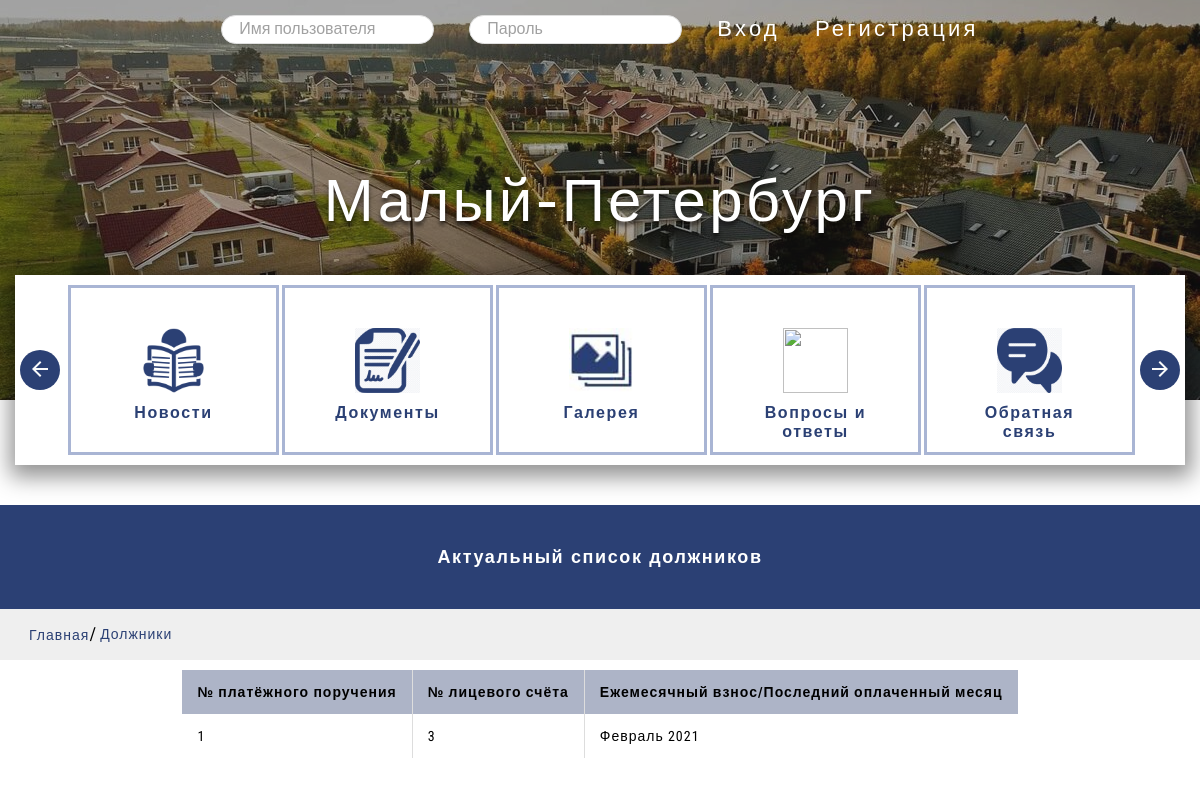
The app's page /debstors/ with its own data.
### main_app/models.py (models this page shows)
class Debtors(models.Model):
    payment_order = models.IntegerField(default=0, verbose_name='№ платёжного поручения')
    personal_account = models.CharField(default='', max_length=100, verbose_name='№ лицевого счёта')
    last_paid_month = models.CharField(default='', max_length=100, verbose_name='Последний оплаченный месяц')
    class Meta:
        verbose_name = 'Должник'
        verbose_name_plural = 'Должники'

### main_app/views.py (the view)
# urls.py: path('debstors/', views.DebtorsView.as_view(), name='debstors'),
class DebtorsView(View):
    def get(self, request):
        text = 'Актуальный список должников'
        location = 'Должники'
        debtors = Debtors.objects.all()
        return render(request, 'pages/debtors.html', {'debtors': debtors,
                                                      'location': location,
                                                      'text': text,
                                                      'LoginForm': LoginForm})

### main_app/templates/pages/debtors.html
{% extends 'base/base.html' %}
{% block debtors_table %}
{% include 'components/debtors_table.html' %}
{% endblock %}

### main_app/templates/components/debtors_table.html
{% block debtors_table %}
<main class="main">
  {% block breadcrumbs %}
  {% include 'components/breadcrumbs.html' %}
  {% endblock %}
  <div class="debtors">
    <div class="container">
      <div class="debtors__wrapper">
          <table class="table">
            <thead>
            <tr>
              <th>№ платёжного поручения</th>
              <th>№ лицевого счёта</th>
              <th>Ежемесячный взнос/Последний оплаченный месяц</th>
            </tr>
            </thead>
            <tbody>
            {% for i in debtors %}
            <tr>
              <td>{{i.payment_order}}</td>
              <td>{{i.personal_account}}</td>
              <td>{{i.last_paid_month}}</td>
            </tr>
            {% endfor %}
            </tbody>
          </table>
      </div>
    </div>
  </div>
</main>
{% endblock %}

### static/css/style.css (style rules this page uses)
html { box-sizing: border-box; }
*,*::after,*::before { box-sizing: inherit; }
body { font-family: 'Roboto Condensed', sans-serif; font-weight:400; font-size: 18px; line-height:24px; color:black; }
.container { max-width: 1230px; padding: 0 15px; margin: 0 auto; }
.menu__list-item--input-style { border: 1px solid #DFDFDF; padding: 6px 17px; border-radius:20px; margin-bottom:20px; }
.menu__list-item--input-style::placeholder { color: #A1A1A1; font-family: 'Roboto Condensed', sans-serif; font-weight:400; font-size:16px; line-height:27px; }
.main { min-height: 90vh; }
.table { border: none; font-family: 'Montserrat', sans-serif; letter-spacing:1px ; }
.table thead th { font-weight: bold; text-align: left; border: none; padding: 10px 15px; background: #adb4c7; font-size: 14px; border-left: 1px solid #ddd; border-right: 1px solid #ddd; font-family: 'Roboto Condensed', sans-serif; }
.table tbody td { text-align: left; border-left: 1px solid #ddd; border-right: 1px solid #ddd; padding: 10px 15px; font-size: 14px; vertical-align: top; font-weight: 400; font-family: 'Roboto Condensed', sans-serif; }
.table thead tr th:first-child, .table tbody tr td:first-child { border-left: none; }
.table thead tr th:last-child, .table tbody tr td:last-child { border-right: none; }
.debtors__wrapper { display:-webkit-box; display:-ms-flexbox; display:flex; -webkit-box-align: center; -ms-flex-align: center; align-items: center; -webkit-box-orient: vertical; -webkit-box-direction: normal; -ms-flex-direction: column; flex-direction: column; padding-top: 10px; }

### records on screen
Debtors: payment_order "1", personal_account "3", last_paid_month "Февраль 2021"

### other values on screen
{{ text }} "Актуальный список должников"
{{ location }} "Должники"
